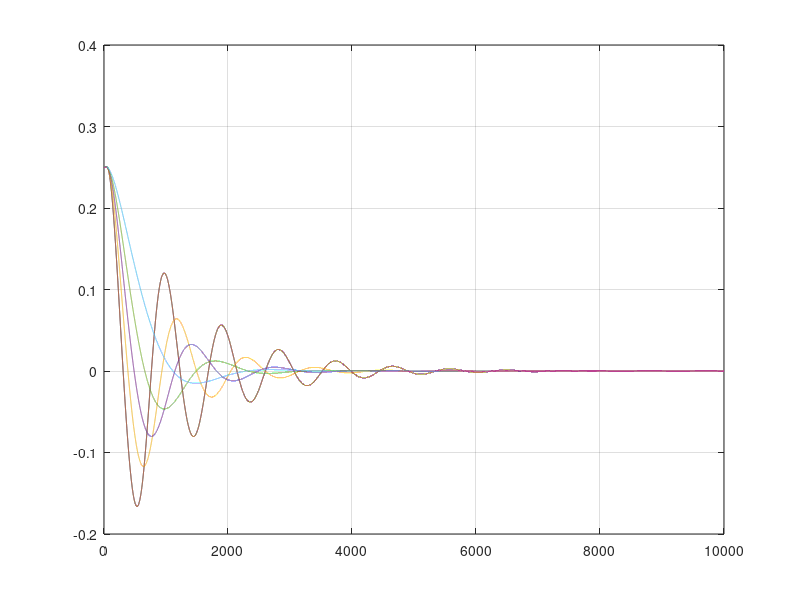
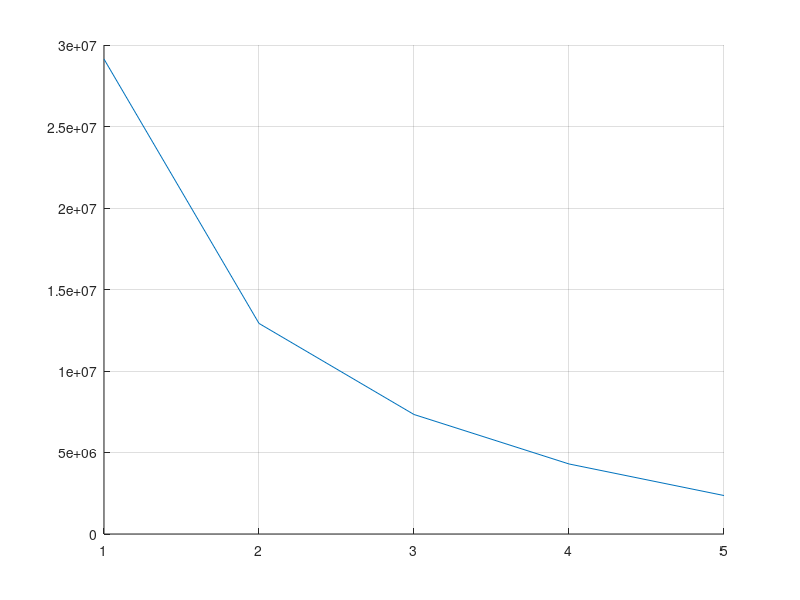

MATLAB code to generate these figures, in order:
%GAIN OPTIMIZATION FOR AN INDUSTRIAL PID CONTROL
%PERFORMANCE INDEX J = x(N)Hx(N) + sum(xQx + uRu)
%NONLINEAR SYSTEM WITH INPUT DELAY
%29/05/23

clear all
clc
format long

%ITERATIONS FOR THE GRADIENT DESCENT METHOD
pasosMetodo = 5;
%SYSTEM STAGES
pasosSimulacion = 50000;
%INITIAL CONDITIONS FOR THE SYSTEM
ciEstado = 0.25;
ciControl = 0;
%GAIN INITIALIZATION Z-N:
kp(1) = 24.43;
Td(1) = 25;
Ti(1) = 100;
%SAMPLE TIME AND SYSTEM PARAMETERS OBTAINED BY MEANS OF THE LRS ALGORITHM
Ts = 0.2;
aGorro = 1.000146377925391;
bGorro = 3.665347874142847e-05;
cGorro = -9.359303656000177e-04;
dGorro = 7.952239373253265e-04;
%ALPHA INITIALIZATION
alfa1(1) = kp(1) + (kp(1)*Td(1))/Ts + (kp(1)*Ts)/(Ti(1));
alfa2(1) = kp(1) + (2*kp(1)*Td(1))/Ts;
alfa3(1) = (kp(1)*Td(1))/Ts;
%H,Q,R FOR THE PERFORMANCE INDEX
H=10;
Q=10;
R=220;
tiempo=0;
%EPSILON VALUE FOR THE GRADIENT STEP
epsilonGorro = 0.0000000146;
M = 50/Ts;

%PRINCIPAL CYCLE FOR THE GRADIENT DESCENT METHOD
contadorMetodo = 0;
for indexMetodo = 1:1:pasosMetodo     
  contadorMetodo = contadorMetodo + 1;
  %VECTOR OF PARAMETERS
  vectorAlfa = [alfa1(indexMetodo); alfa2(indexMetodo); alfa3(indexMetodo)];
  %ALPHA VALUES FOR ANALYSIS
  valoresAlfa(:,indexMetodo) = vectorAlfa;
  
        %APROXIMATE RESPONSE 
        %CONTROL VECTOR
        %IF t<0, u(t) = 0;
        for index = 1:1:pasosSimulacion
            
            indiceA = index - 1 - M;
            indiceB = index - 2 - M;
            indiceC = index - 3 - M;
   
            if index <= M
               
               x(index) = ciEstado;
               
               if index-1<=0
                   chiK(index,:) = [-ciEstado ciEstado -ciEstado];
                   u(index) = ciControl + chiK(index,:)*vectorAlfa;
               end
       
               if (index-1>0) && (index-1<=(M-1))
                   if index<3
                       chiK(index,:) = [-x(index) x(index-1) -ciEstado];
                       u(index) = u(index-1) + chiK(index,:)*vectorAlfa;
                   else 
                       chiK(index,:) = [-x(index) x(index-1) -x(index-2)];
                       u(index) = u(index-1) + chiK(index,:)*vectorAlfa;
                   end
               end
            end
            
            if indiceA == 0 
              
               x(index) = aGorro*x(index-1) + cGorro*x(index-1)*x(index-1) + dGorro*x(index-1)*x(index-1)*x(index-1) ...
                   + bGorro*ciControl + bGorro*[-ciEstado ciEstado -ciEstado]*vectorAlfa;
               
               chiK(index,:) = [-x(index) x(index-1) -x(index-2)];
               u(index) = u(index-1) + chiK(index,:)*vectorAlfa;  
            end
  
            if indiceB == 0
               
               x(index) = aGorro*x(index-1) + cGorro*x(index-1)*x(index-1) + dGorro*x(index-1)*x(index-1)*x(index-1)...
                   + bGorro*ciControl + bGorro*chiK(index-1-M,:)*vectorAlfa;
               
               chiK(index,:) = [-x(index) x(index-1) -x(index-2)];
               u(index) = u(index-1) + chiK(index,:)*vectorAlfa;
            end
  
            if indiceC == 0
               
               x(index) = aGorro*x(index-1) + cGorro*x(index-1)*x(index-1) + dGorro*x(index-1)*x(index-1)*x(index-1)...
                   + bGorro*u(index-2-M) + bGorro*chiK(index-1-M,:)*vectorAlfa;
               
               chiK(index,:) = [-x(index) x(index-1) -x(index-2)];
               u(index) = u(index-1) + chiK(index,:)*vectorAlfa;
            end
  
            if indiceC >= 1
               
               x(index) = aGorro*x(index-1) + cGorro*x(index-1)*x(index-1) + dGorro*x(index-1)*x(index-1)*x(index-1)...
                   + bGorro*u(index-2-M) + bGorro*chiK(index-1-M,:)*vectorAlfa;
               
               chiK(index,:) = [-x(index) x(index-1) -x(index-2)];
               u(index) = u(index-1) + chiK(index,:)*vectorAlfa;
            end
            
            
            if index-1 < 1
                tiempo(index) = 0;
            end
            if index-1 >= 1
                tiempo(index) = tiempo(index-1) + Ts;
            end
            
        end
        
        %COMPUTATION OF THE COST
        sumaCosto(1) = ciEstado*Q*ciEstado + u(1)*R*u(1);
        for indexSuma = 2:1:pasosSimulacion-1
            sumaCosto(indexSuma) = x(indexSuma)*Q*x(indexSuma) + u(indexSuma)*R*u(indexSuma) + sumaCosto(indexSuma-1);
        end
        jota(indexMetodo) = x(pasosSimulacion)*H*x(pasosSimulacion) + sumaCosto(indexSuma);

        %%%%%%%%%%%%%%%%%%%%%%%%%%%%%%%%%%%%%%%%%%%%%%%%%%%%%%%%%%%%%%%%%%%%%%%%%%%%%%%%%%%%%%%%%%%%%%%%%%%%%%%%%%%%%%%%%%%%%%%%%%%%%%%
        %COMPUTATION OF THE VALUES OF THE GRADIENT
        %%%%%%%%%%%%%%%%%%%%%%%%%%%%%%%%%%%%%%%
        %WE START WITH FalfaK=bGorro*chi(k-1-M)
        for indiceFalfaK=1:pasosSimulacion
            if indiceFalfaK <= (M+1)
                FalfaK(indiceFalfaK,:) = bGorro*[-ciEstado, ciEstado, -ciEstado]';
            else
                FalfaK(indiceFalfaK,:) = bGorro*chiK(indiceFalfaK-1-M,:)';
            end    
        end
        
        %WE CONTINUE WITH Lalfa(k):
        
        for indiceLalfaK=1:pasosSimulacion
            if indiceLalfaK <= (M+2)
                if indiceLalfaK == 1
                    LalfaK(indiceLalfaK,:) = 2*aGorro*bGorro*Q*x(1)*[-ciEstado, ciEstado, -ciEstado]'...
                    + 2*bGorro*cGorro*Q*x(1)*x(1)*[-ciEstado, ciEstado, -ciEstado]'...
                    + 2*bGorro*dGorro*Q*x(1)*x(1)*x(1)*[-ciEstado, ciEstado, -ciEstado]'...
                    + 2*bGorro*bGorro*Q*ciControl*[-ciEstado, ciEstado, -ciEstado]'...
                    + 2*bGorro*bGorro*Q*([-ciEstado, ciEstado, -ciEstado]')*[-ciEstado, ciEstado, -ciEstado]*vectorAlfa ...
                    + 2*ciControl*R*chiK(indiceLalfaK,:)'...
                    + 2*R*(chiK(indiceLalfaK,:)')*chiK(indiceLalfaK,:)*vectorAlfa;
                else
                    LalfaK(indiceLalfaK,:) = 2*aGorro*bGorro*Q*x(indiceLalfaK-1)*[-ciEstado, ciEstado, -ciEstado]'...
                    + 2*bGorro*cGorro*Q*x(indiceLalfaK-1)*x(indiceLalfaK-1)*[-ciEstado, ciEstado, -ciEstado]'...
                    + 2*bGorro*dGorro*Q*x(indiceLalfaK-1)*x(indiceLalfaK-1)*x(indiceLalfaK-1)*[-ciEstado, ciEstado, -ciEstado]'...
                    + 2*bGorro*bGorro*Q*u(indiceLalfaK-1)*[-ciEstado, ciEstado, -ciEstado]'...
                    + 2*bGorro*bGorro*Q*([-ciEstado, ciEstado, -ciEstado]')*[-ciEstado, ciEstado, -ciEstado]*vectorAlfa ...
                    + 2*R*u(indiceLalfaK-1)*chiK(indiceLalfaK,:)'...
                    + 2*R*(chiK(indiceLalfaK,:)')*chiK(indiceLalfaK,:)*vectorAlfa;
                end
            else
                LalfaK(indiceLalfaK,:) = 2*aGorro*bGorro*Q*x(indiceLalfaK-1)*chiK(indiceLalfaK-1-M,:)'...
                    + 2*bGorro*cGorro*Q*x(indiceLalfaK-1)*x(indiceLalfaK-1)*chiK(indiceLalfaK-1-M,:)'...
                    + 2*bGorro*dGorro*Q*x(indiceLalfaK-1)*x(indiceLalfaK-1)*x(indiceLalfaK-1)*chiK(indiceLalfaK-1-M,:)'...
                    + 2*bGorro*bGorro*Q*u(indiceLalfaK-1)*chiK(indiceLalfaK-1-M,:)'...
                    + 2*bGorro*bGorro*Q*(chiK(indiceLalfaK-1-M,:)')*chiK(indiceLalfaK-1-M,:)*vectorAlfa ...
                    + 2*R*u(indiceLalfaK-1)*chiK(indiceLalfaK,:)'...
                    + 2*R*(chiK(indiceLalfaK,:)')*chiK(indiceLalfaK,:)*vectorAlfa;
            end    
        end
        
        %WE CREATE THE VECTOR Vx(k+1) WITH k=N-1 TO k=0 
        %FOR Vx(N) = 2x(N)H;
        VxKmasUno(pasosSimulacion) = 2*x(pasosSimulacion)*H;
        for indexGradiente = pasosSimulacion-1:-1:1
          VxKmasUno(indexGradiente) = 2*x(indexGradiente)*Q + VxKmasUno(indexGradiente+1)*(aGorro...
              + 2*cGorro*x(indexGradiente) + 3*dGorro*x(indexGradiente)*x(indexGradiente) );
        end
        
        %IN A SIMILAR WAY WE COMPUTE Valpha VECTOR 
        %WE START WITH Valpha(N):
        ValfaK(pasosSimulacion,:) = 2*aGorro*bGorro*H*x(pasosSimulacion-1)*(chiK(pasosSimulacion-1-M)')...
            + 2*bGorro*cGorro*H*x(pasosSimulacion-1)*x(pasosSimulacion-1)*chiK(pasosSimulacion-1-M,:)' ...
            + 2*bGorro*dGorro*H*x(pasosSimulacion-1)*x(pasosSimulacion-1)*x(pasosSimulacion-1)*chiK(pasosSimulacion-1-M,:)' ...
            + 2*bGorro*bGorro*u(pasosSimulacion-2-M)*H*chiK(pasosSimulacion-1-M,:)'...
            + 2*bGorro*bGorro*chiK(pasosSimulacion-1-M,:)'*chiK(pasosSimulacion-1-M,:)*vectorAlfa*H;
        
        for indexGradienteAlfa = pasosSimulacion-1:-1:1%empieza en N-1
          ValfaK(indexGradienteAlfa,:) = LalfaK(indexGradienteAlfa,:) + ValfaK(indexGradienteAlfa+1,:) ...
              + VxKmasUno(indexGradienteAlfa+1)*FalfaK(indexGradienteAlfa,:);
        end
        
        vectorGradienteAlfa = ValfaK(1);
        %WE STORE THE VALUES FOR ANALYSIS
        valoresGradienteAlfa(:,indexMetodo)=vectorGradienteAlfa';        
        
        %NEW ALPHA COMPUTATION
        nuevasAlfa = vectorAlfa - epsilonGorro*vectorGradienteAlfa;
        valoresNuevasAlfa(:,indexMetodo)=nuevasAlfa;
        
        alfa1(indexMetodo+1)= nuevasAlfa(1);
        alfa2(indexMetodo+1)= nuevasAlfa(2);
        alfa3(indexMetodo+1)= nuevasAlfa(3);
         
        %NEW VALUES FOR THE PID GAINS
        kpTd = alfa3(indexMetodo+1)*Ts;
        kp(indexMetodo+1) = alfa2(indexMetodo+1) - ((2*kpTd)/Ts);
        Td(indexMetodo+1) = (alfa3(indexMetodo+1)*Ts)/kp(indexMetodo+1);
        Ti(indexMetodo+1) = (kp(indexMetodo+1)*Ts)/( alfa1(indexMetodo+1) - kp(indexMetodo+1) - (kp(indexMetodo+1)*Td(indexMetodo+1))/(Ts) );
        
        if indexMetodo ==1
           figure(indexMetodo)
           plot(tiempo,x)
   
           grid on
           hold on
        end
         
        if mod(indexMetodo,1)==0
           %figure(indexMetodo)
           plot(tiempo,x)
           
           grid on
           hold on
        end
end
figure(indexMetodo+1)
grid on
hold on
plot(1:1:length(jota), jota)
